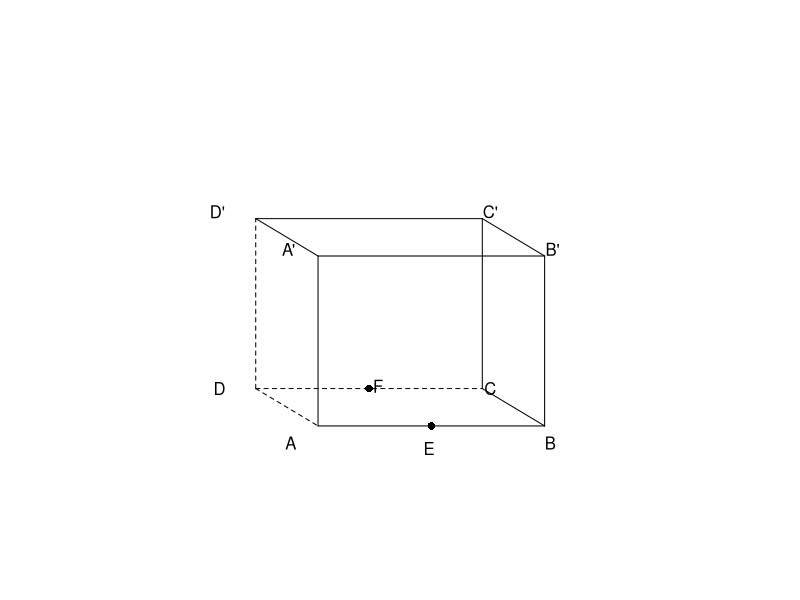
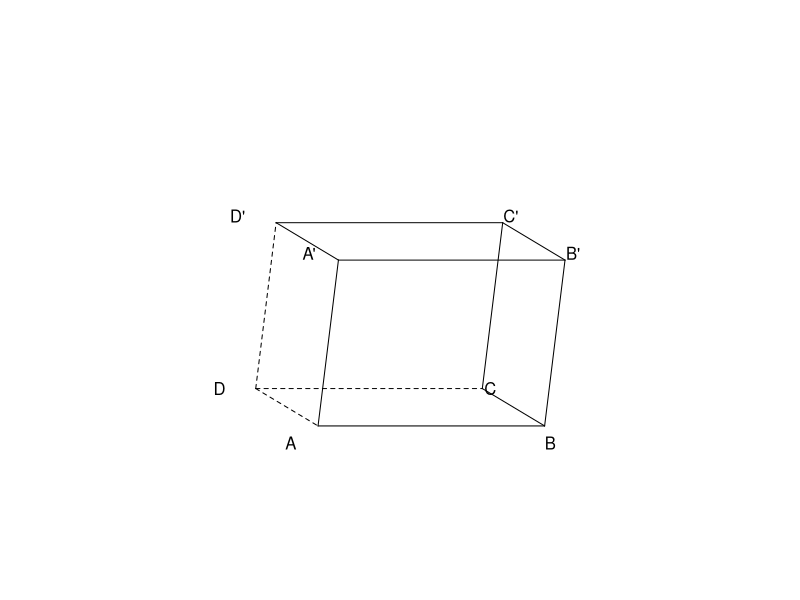
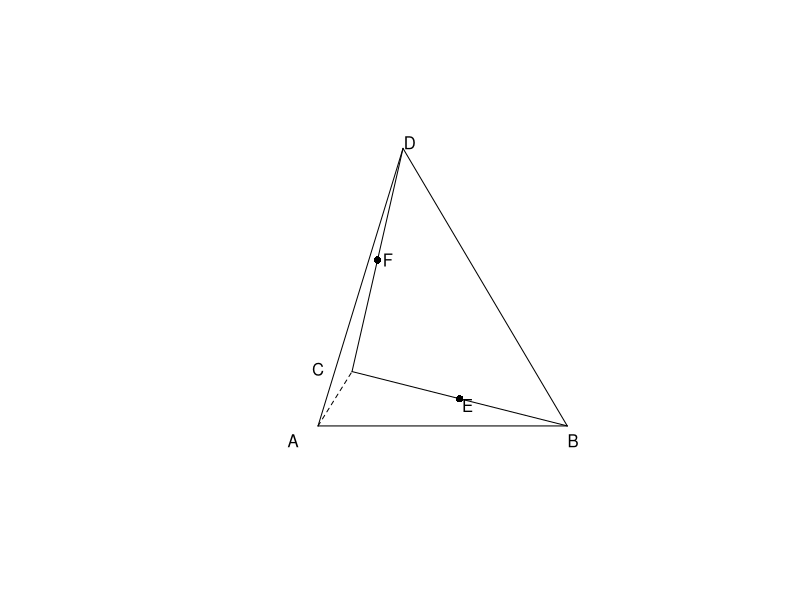
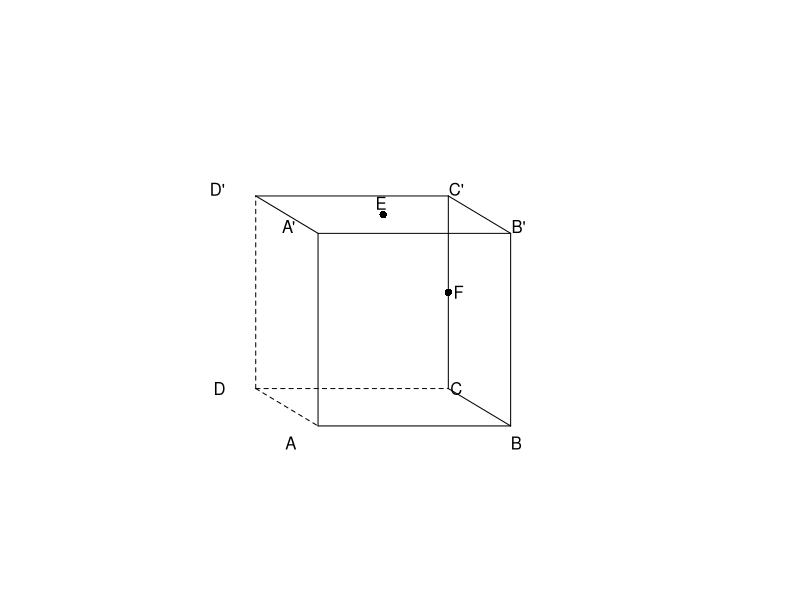
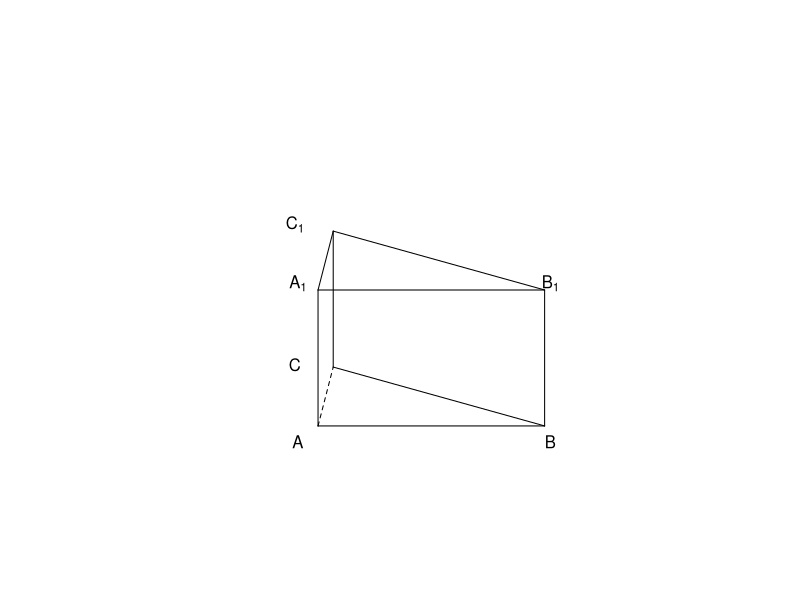
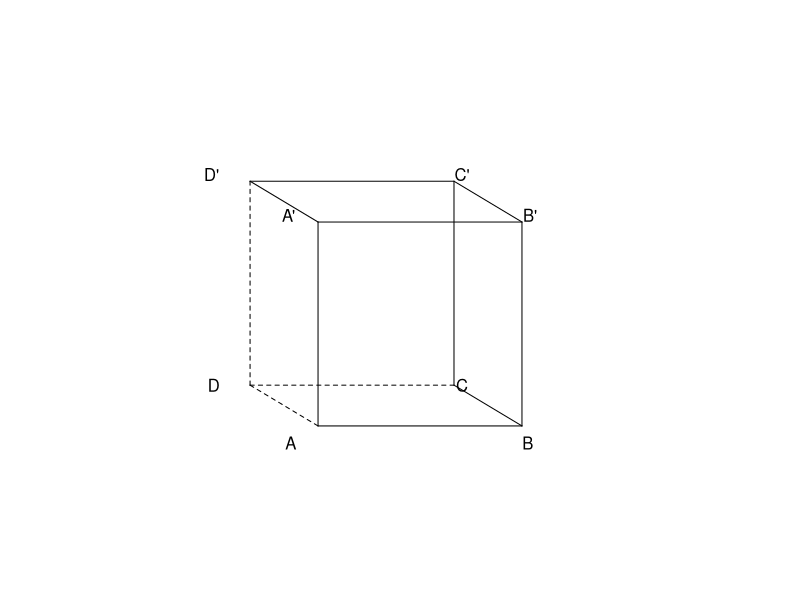
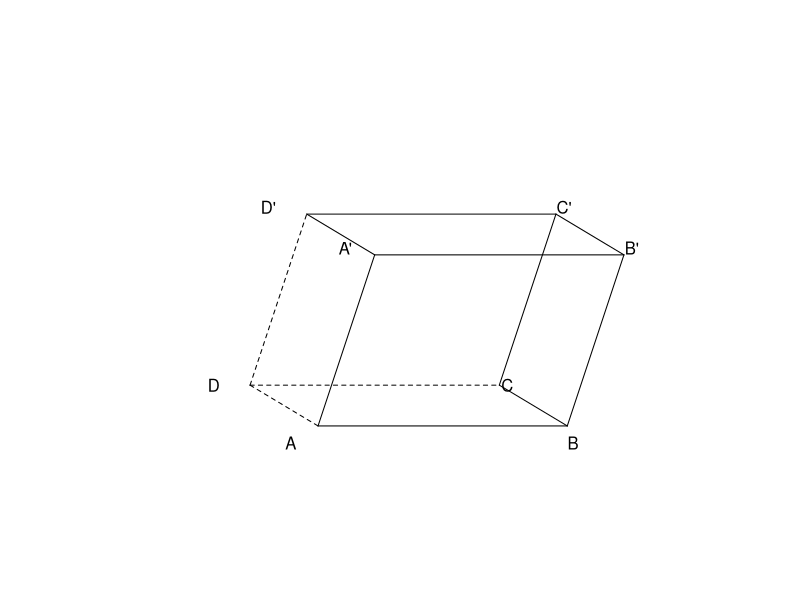
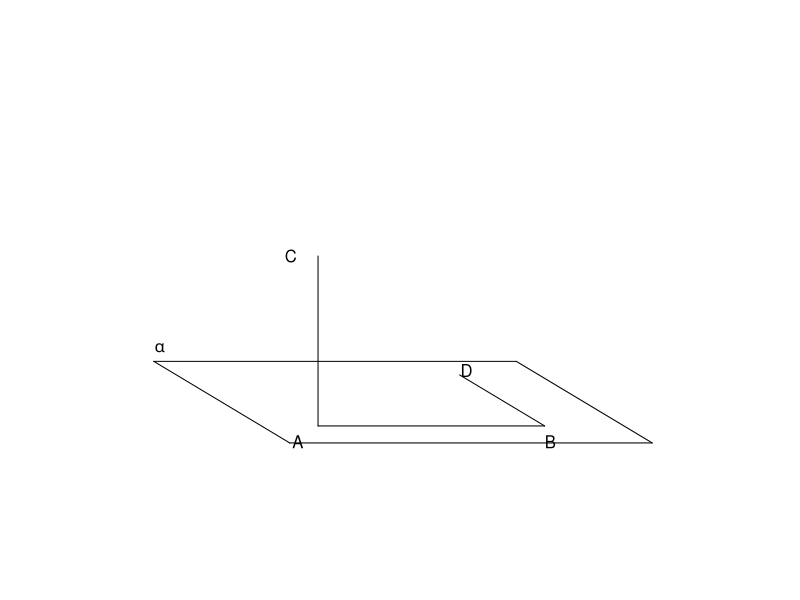

Generate these figures, in order, with R:
setwd("C:/Users/18904/Github/senior-mathematics/codes")
if(!dir.exists("../figures"))dir.create("../figures")
pr=function(p)c(p[1]-0.5*p[2],p[3]+0.3*p[2])
ln=function(a,b,lty=1){pa=pr(a);pb=pr(b);lines(c(pa[1],pb[1]),c(pa[2],pb[2]),lty=lty)}
lb=function(p,t,dx=0.07,dy=0.06){q=pr(p);text(q[1]+dx,q[2]+dy,t)}
dot=function(p){q=pr(p);points(q[1],q[2],pch=16)}
mk=function(){plot(0,0,type="n",xlim=c(-1.6,3.4),ylim=c(-0.5,2.9),axes=FALSE,xlab="",ylab="",asp=1)}
bx=function(w=2,d=1.1,h=1.5){
 A=c(0,0,0);B=c(w,0,0);C=c(w,d,0);D=c(0,d,0)
 A1=c(0,0,h);B1=c(w,0,h);C1=c(w,d,h);D1=c(0,d,h)
 ln(A,B);ln(B,C);ln(A1,B1);ln(B1,C1);ln(C1,D1);ln(D1,A1)
 ln(A,A1);ln(B,B1);ln(C,C1)
 ln(D,C,2);ln(D,A,2);ln(D,D1,2)
 list(A=A,B=B,C=C,D=D,A1=A1,B1=B1,C1=C1,D1=D1)}
lbb=function(b,q="'"){
 lb(b$A,"A",dx=-0.24,dy=-0.15);lb(b$B,"B",dx=0.05,dy=-0.15)
 lb(b$D,"D",dx=-0.32,dy=0.0);lb(b$C,"C",dx=0.07,dy=0.0)
 lb(b$A1,paste0("A",q),dx=-0.26,dy=0.06);lb(b$B1,paste0("B",q),dx=0.07,dy=0.06)
 lb(b$D1,paste0("D",q),dx=-0.34,dy=0.06);lb(b$C1,paste0("C",q),dx=0.07,dy=0.06)}
pp=function(w=2,d=1.1,h=1.5,ux=0.12,uy=-0.12){
 A=c(0,0,0);B=c(w,0,0);C=c(w,d,0);D=c(0,d,0)
 A1=c(ux,uy,h);B1=c(w+ux,uy,h);C1=c(w+ux,d+uy,h);D1=c(ux,d+uy,h)
 ln(A,B);ln(B,C);ln(A1,B1);ln(B1,C1);ln(C1,D1);ln(D1,A1)
 ln(A,A1);ln(B,B1);ln(C,C1)
 ln(D,C,2);ln(D,A,2);ln(D,D1,2)
 list(A=A,B=B,C=C,D=D,A1=A1,B1=B1,C1=C1,D1=D1)}
tet=function(){
 A=c(0,0,0);B=c(2.2,0,0);C=c(1.1,1.6,0);D=c(1.0,0.5,2.3)
 ln(A,B);ln(B,C);ln(B,D);ln(C,D);ln(A,D);ln(A,C,2)
 list(A=A,B=B,C=C,D=D)}
lbt=function(t){
 lb(t$A,"A",dx=-0.22,dy=-0.13);lb(t$B,"B",dx=0.05,dy=-0.13)
 lb(t$C,"C",dx=-0.30,dy=0.02);lb(t$D,"D",dx=0.06,dy=0.05)}
# week56-1: 长方体 E in AB, F in CD (midpoints)
draw1=function(){mk();b=bx(2,1.1,1.5);lbb(b)
 E=(b$A+b$B)/2;F=(b$C+b$D)/2
 dot(E);lb(E,"E",dx=-0.02,dy=-0.20)
 dot(F);lb(F,"F",dx=0.08,dy=0.02)}
# week56-2: 平行六面体
draw2=function(){mk();b=pp(2,1.1,1.5);lbb(b)}
# week56-3: 四面体 E in BC, F in CD
draw3=function(){mk();t=tet();lbt(t)
 E=(t$B+t$C)/2;F=(t$C+t$D)/2
 dot(E);lb(E,"E",dx=0.07,dy=-0.06)
 dot(F);lb(F,"F",dx=0.09,dy=0.0)}
# week56-4: 正方体 E top face center, F side face CDD'C' center
draw4=function(){mk();b=bx(1.7,1.1,1.7);lbb(b)
 E=(b$A1+b$C1)/2;F=(b$C+b$C1)/2
 dot(E);lb(E,"E",dx=-0.02,dy=0.10)
 dot(F);lb(F,"F",dx=0.09,dy=0.0)}
# week56-5: 正三棱柱 ABC-A1B1C1
draw5=function(){mk()
 A=c(0,0,0);B=c(2,0,0);C=c(1,1.732,0);h=1.2
 A1=c(0,0,h);B1=c(2,0,h);C1=c(1,1.732,h)
 ln(A,B);ln(B,C);ln(A1,B1);ln(B1,C1);ln(C1,A1)
 ln(A,A1);ln(B,B1);ln(C,C1);ln(A,C,2)
 lb(A,"A",dx=-0.18,dy=-0.14);lb(B,"B",dx=0.05,dy=-0.14)
 lb(C,"C",dx=-0.34,dy=0.02)
 lb(A1,expression(A[1]),dx=-0.18,dy=0.06);lb(B1,expression(B[1]),dx=0.05,dy=0.06)
 lb(C1,expression(C[1]),dx=-0.34,dy=0.06)}
# week56-6: 正方体
draw6=function(){mk();b=bx(1.8,1.2,1.8);lbb(b)}
# week56-7: 平行六面体 (skewed)
draw7=function(){mk();b=pp(2.2,1.2,1.6,0.35,-0.3);lbb(b)}
# week56-8: 平面 alpha, AB,BD on it, AC perpendicular
draw8=function(){mk()
 P1=c(-0.5,-0.5,0);P2=c(2.7,-0.5,0);P3=c(2.7,1.9,0);P4=c(-0.5,1.9,0)
 ln(P1,P2);ln(P2,P3);ln(P3,P4);ln(P4,P1)
 A=c(0,0,0);B=c(2,0,0);D=c(2,1.5,0);C=c(0,0,1.5)
 ln(A,B);ln(B,D);ln(A,C)
 lb(A,"A",dx=-0.18,dy=-0.14);lb(B,"B",dx=0.05,dy=-0.14)
 lb(D,"D",dx=0.06,dy=0.04);lb(C,"C",dx=-0.24,dy=0.0)
 q=pr(P4);text(q[1]+0.05,q[2]+0.12,expression(alpha))}
# week56-9: 长方体 E mid AA', F mid AB
draw9=function(){mk();b=bx(2,1.1,1.5);lbb(b)
 E=(b$A+b$A1)/2;F=(b$A+b$B)/2
 dot(E);lb(E,"E",dx=-0.26,dy=0.0)
 dot(F);lb(F,"F",dx=-0.02,dy=-0.20)}
# week56-10: 平行六面体
draw10=function(){mk();b=pp(2,1.1,1.5);lbb(b)}
# week56-11: 正四面体 E mid AB, F mid AD, G mid DC
draw11=function(){mk();t=tet();lbt(t)
 E=(t$A+t$B)/2;F=(t$A+t$D)/2;G=(t$D+t$C)/2
 dot(E);lb(E,"E",dx=-0.02,dy=-0.18)
 dot(F);lb(F,"F",dx=-0.22,dy=0.0)
 dot(G);lb(G,"G",dx=0.08,dy=0.02)}
# week56-12: 平行六面体 ABCD-A1B1C1D1, M bottom center
draw12=function(){mk();b=pp(2,1.1,1.5)
 lb(b$A,"A",dx=-0.24,dy=-0.15);lb(b$B,"B",dx=0.05,dy=-0.15)
 lb(b$D,"D",dx=-0.32,dy=0.0);lb(b$C,"C",dx=0.07,dy=0.0)
 lb(b$A1,expression(A[1]),dx=-0.26,dy=0.06);lb(b$B1,expression(B[1]),dx=0.07,dy=0.06)
 lb(b$D1,expression(D[1]),dx=-0.34,dy=0.06);lb(b$C1,expression(C[1]),dx=0.07,dy=0.06)
 M=(b$A+b$C)/2
 dot(M);lb(M,"M",dx=0.08,dy=-0.12)}
# week56-13: 四面体 E,F,G,H midpoints, quadrilateral
draw13=function(){mk();t=tet();lbt(t)
 E=(t$A+t$B)/2;F=(t$B+t$C)/2;G=(t$C+t$D)/2;H=(t$D+t$A)/2
 ln(E,F,3);ln(F,G,3);ln(G,H,3);ln(H,E,3)
 dot(E);lb(E,"E",dx=-0.02,dy=-0.18)
 dot(F);lb(F,"F",dx=0.08,dy=-0.04)
 dot(G);lb(G,"G",dx=0.16,dy=0.02)
 dot(H);lb(H,"H",dx=-0.24,dy=0.0)}
# week56-14: 正方体 edge a
draw14=function(){mk();b=bx(1.7,1.15,1.7);lbb(b)}
# week56-15: 四面体 OABC
draw15=function(){mk()
 O=c(1.0,0.5,2.3);A=c(0,0,0);B=c(2.2,0,0);C=c(1.1,1.6,0)
 ln(O,A);ln(O,B);ln(O,C);ln(A,B);ln(B,C);ln(A,C,2)
 lb(O,"O",dx=0.06,dy=0.05);lb(A,"A",dx=-0.22,dy=-0.13)
 lb(B,"B",dx=0.05,dy=-0.13);lb(C,"C",dx=-0.30,dy=0.02)}
# week56-16: 四面体 OABC (OA=OB, CA=CB)
draw16=function(){mk()
 O=c(1.0,0.5,2.3);A=c(0,0,0);B=c(2.2,0,0);C=c(1.1,1.6,0)
 ln(O,A);ln(O,B);ln(O,C);ln(A,B);ln(B,C);ln(A,C,2)
 lb(O,"O",dx=0.06,dy=0.05);lb(A,"A",dx=-0.22,dy=-0.13)
 lb(B,"B",dx=0.05,dy=-0.13);lb(C,"C",dx=-0.30,dy=0.02)}
for(i in 1:16){
 f=get(paste0("draw",i))
 pdf(paste0("../figures/week56-",i,".pdf"),width=4,height=4)
 f();dev.off()
 svglite::svglite(paste0("../figures/week56-",i,".svg"),width=4,height=4)
 f();dev.off()}
